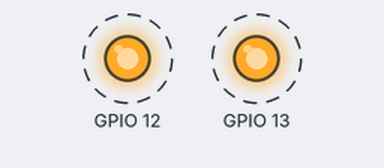
Bench run of a sketch on a simulated ESP32. Shown: output pins drawn as LEDs (lit = HIGH). Dashed ring = blinking. What the sketch prints to the serial monitor is not drawn.

Above: at 0.15 s.
Timing chart, 0 to 4.6 s (numbered marks = the images above):
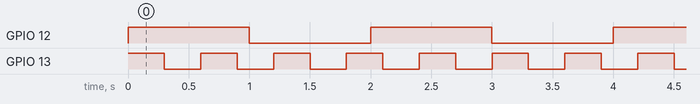

Measured:
- by itself, GPIO 12: alternates HIGH for 1.0 s and LOW for 1.0 s
- by itself, GPIO 13: alternates HIGH for 0.30 s and LOW for 0.30 s
- by itself, everything shown: repeats every 6.0 s, in 24 steps

The sketch:

39_Multihilo_Alfonso_.ino
```cpp
#include <Arduino.h>

// Prueba Multitarea(Hilos)
// https://docs.espressif.com/projects/esp-idf/en/v4.3/esp32/search.html?q=TaskHandle_t&check_keywords=yes&area=default
TaskHandle_t Tarea0; // Tarea0 parpadeo LED 300 milisegundos
TaskHandle_t Tarea1; // Tarea1 parpadeo LED 1 Segundo

void loop0(void *parameter);
void loop1(void *parameter);

void setup()
{
  Serial.begin(115200);
  /*
  https://docs.espressif.com/projects/esp-idf/en/v4.3/esp32/api-reference/system/freertos.html
  xTaskCreatePinnedToCore arguments:
    pvTaskCode .....: A pointer to the task's function (the code that the task will execute).
    pcName .........: A descriptive name for the task (useful for debugging).
    usStackDepth ...: The size of the task's stack memory (in words).
    pvParameters ...: A pointer to parameters that will be passed to the task function.
    uxPriority .....: The priority of the task (higher numbers mean higher priority).
    pvCreatedTask ..: A pointer to a variable where the handle of the created task will be stored.
    xCoreID ........: The core ID to which the task is pinned (0 or 1 for ESP32).
  */
  xTaskCreatePinnedToCore(loop0, "Tarea_0", 1000, NULL, 1, &Tarea0, 0); // Core 0
  xTaskCreatePinnedToCore(loop1, "Tarea_1", 1000, NULL, 1, &Tarea1, 1); // Core 1
  pinMode(12, OUTPUT);
  pinMode(13, OUTPUT);
}

void loop0(void *parameter)
{ // Tarea1 parpadeo LED 300 milisegundos
  while (true)
  {
    digitalWrite(13, HIGH);
    Serial.println("loop 0: Encendido");
    delay(300);
    digitalWrite(13, LOW);
    Serial.println("loop 0: Apagado");
    delay(300);
  }
}

void loop1(void *parameter)
{ // Tarea1 parpadeo LED 1 Segundo
  while (true)
  {
    digitalWrite(12, HIGH);
    Serial.println("loop 1: Encendido");
    delay(1000);
    digitalWrite(12, LOW);
    Serial.println("loop 1: Apagado");
    delay(1000);
  }
}

void loop()
{
}
```
